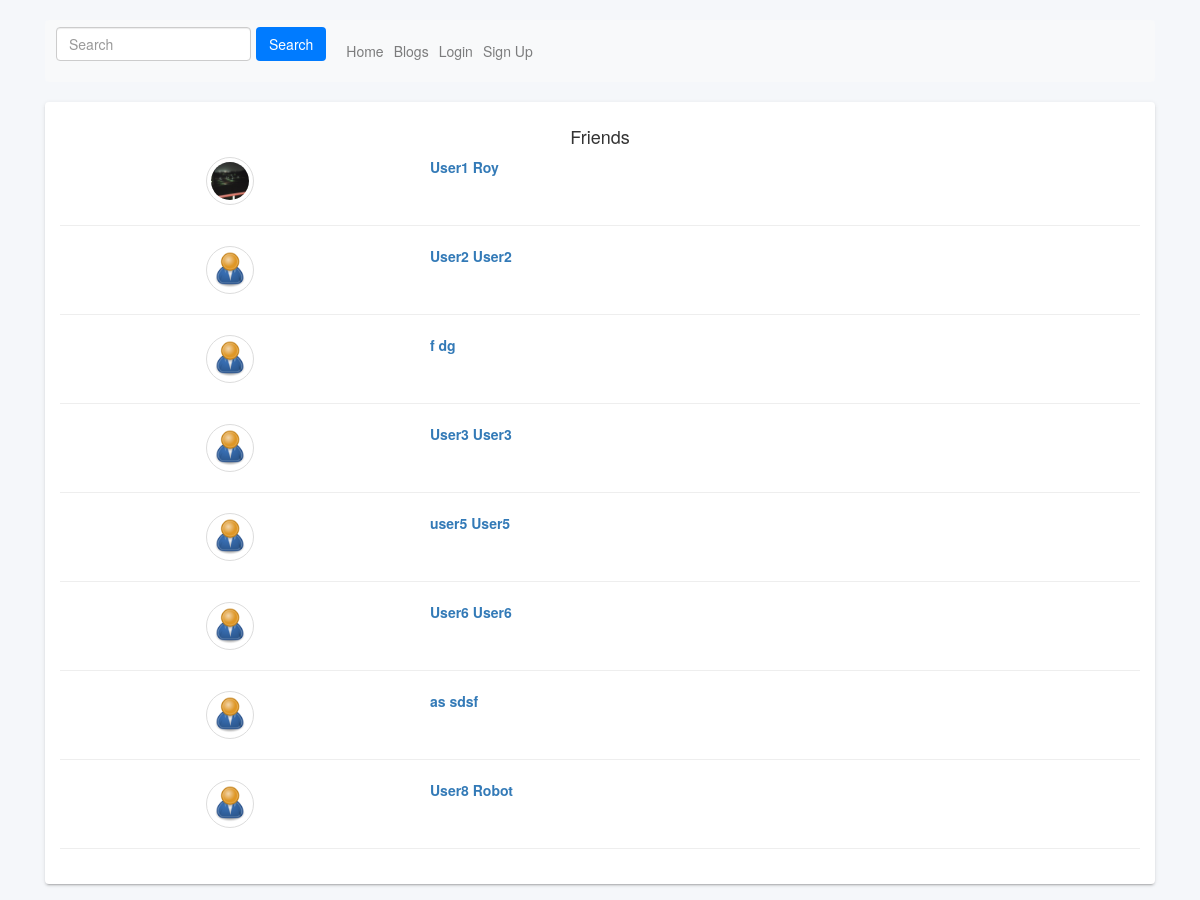
The app's page /users/anurat/friends/ with its own data.
### users/models.py (models this page shows, shortened)
class Profile(models.Model):
    user = models.OneToOneField(User,on_delete=models.CASCADE,related_name='profile')
    bio = models.TextField(blank=True)
    pic = models.ImageField(default="default.png",blank=True)
    rating = models.IntegerField(default=0)
    friends = models.ManyToManyField('self',related_name='friend_list',blank=True,symmetrical=True)
    friend_req_list = models.ManyToManyField('self',related_name='sent_friend_req_list',blank=True,symmetrical=False)
    class Meta:
        ordering = ['-rating']

### users/views.py (the view)
# urls.py: path('<username>/friends/',views.friends),
def friends(request, **kwargs):
    if request.method == 'GET':
        usr = User.objects.get(username=kwargs['username'])
        is_auth = request.user.is_authenticated
        if usr is not None:
            if is_auth:
                return render(request,'friends.html',{
                'user' : usr.profile,
                'friends': usr.profile.friends.all(),
                'is_auth': is_auth,
                'curr_user':request.user.profile
            })
            else:
                return render(request,'friends.html',{
                'user' : usr.profile,
                'friends': usr.profile.friends.all(),
                'is_auth': is_auth
            })
        else:
            return HttpResponseNotFound('The username '+kwargs['username']+' does not exits')

### users/templates/friends.html (shortened to what this page needs)
{% extends "base.html" %}
{% block content %}
<div class="container ">
    <nav class="navbar navbar-expand-lg navbar-light bg-light">
        <form class="form-inline" action="/users/search/" method="post">
            <input class="form-control mr-sm-2 " required name = "src_text" type="search" placeholder="Search" aria-label="Search">
            <button class="btn bg-primary  my-2 my-sm-0 " type="submit">Search</button>
        </form>
        <div class="collapse navbar-collapse" id="navbarNavDropdown">
            <ul class="navbar-nav">
                <li class="nav-item ">
                    <a class="nav-link" href="/users/home/">Home </a>
                </li>
                <li class="nav-item">
                    <a class="nav-link" href="/users/blogs">Blogs</a>
                </li>
                {%if is_auth%}
                <li class="nav-item">
                    <a class="nav-link" href="/users/profile/{{curr_user.user.username}}">Profile</a>
                </li>
                <li class="nav-item active">
                    <a class="nav-link" href="#">Friends<span class="sr-only">(current)</span></a>
                </li>
                <li class="nav-item">
                    <a class="nav-link" href="/users/logout">Logout</a>
                </li>
                <div class="nav-item " >
                    Welcome, {{curr_user.user.first_name}}
                </div>
                {% else %}
                <li class="nav-item">
                    <a class="nav-link" href="/users/login">Login</a>
                </li>
                <li class="nav-item">
                    <a class="nav-link" href="/users/sign-up">Sign Up</a>
                </li>
                {% endif %}
            </ul>
        </div>
    </nav>
    <div class="row ng-scope">
        <div class="col-md-12">
            <div class="panel panel-default">
                <div class="panel-body">
                    <div class="h4 text-center">Friends</div>
                    {% for usr in friends %}
                    <div class="row ">
                        <div class="col-4">
                            <a href = "/users/profile/{{usr.user.username}}"><img class="center-block img-responsive img-circle img-thumbnail thumb48" src={{usr.pic.url}} alt="Profile Picture"></a>
                        </div>
                        <div class="col-8">
                            <a href = "/users/profile/{{usr.user.username}}">
                                <b>{{usr.user.first_name}} {{usr.user.last_name}}</b>
                            </a>
                        </div>
                    </div>
                    <hr >
                    {% endfor %}
                </div>
            </div>
        </div>
    </div>
    </div>
{% endblock %}

### users/templates/friends.html (style rules this page uses)
.panel.panel-default { border-top-width: 3px; }
.panel { box-shadow: 0 3px 1px -2px rgba(0,0,0,.14),0 2px 2px 0 rgba(0,0,0,.098),0 1px 5px 0 rgba(0,0,0,.084); border: 0; border-radius: 4px; margin-bottom: 16px; }
.thumb48 { width: 48px!important; height: 48px!important; }

### records on screen
Profile: pic (picture), user.first_name "User1", user.last_name "Roy"
Profile: pic (picture), user.first_name "User2", user.last_name "User2"
Profile: pic (picture), user.first_name "f", user.last_name "dg"
Profile: pic (picture), user.first_name "User3", user.last_name "User3"
Profile: pic (placeholder picture), user.first_name "user5", user.last_name "User5"
Profile: pic (placeholder picture), user.first_name "User6", user.last_name "User6"
Profile: pic (placeholder picture), user.first_name "as", user.last_name "sdsf"
Profile: pic (placeholder picture), user.first_name "User8", user.last_name "Robot"
